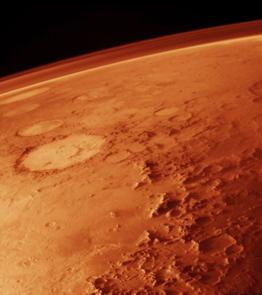
%> input picture Matlab/Mars.jpg, 262 x 295 px
$ octave lab3.m   (GNU Octave 9; MATLAB toolbox functions it lacks are replaced by stand-ins)
%> lines starting %> are read from the running program, lines starting %| are printed output that depends on the picture
%> further down, image is the input picture: size 295x262x3 uint8; mean R, G, B 152, 73.5, 34.4
### Matlab/meanFilter.m
function [output] = meanFilter(image,l)
%> called with l = 5
%UNTITLED2 Summary of this function goes here
%   Detailed explanation goes here

im_size=size(image);
%> im_size = [295 262 3]
half=(l-1)/2;
output=zeros(im_size(1)-half*2,im_size(2)-half*2,im_size(3),'uint8');

    for channel = 1:im_size(3)

       for i=half+1:im_size(1)-half

           for j=half+l:im_size(2)-half

               output(i-half,j-half,channel) = mean_implemented(reshape(image(i-half:i+half,j-half:j+half,channel),[l*l,1]));
           end
       end

    end
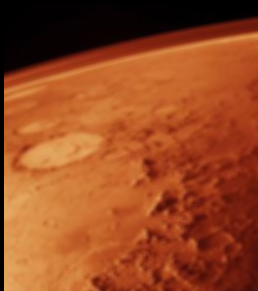
%> output: size 291x258x3 uint8; mean R, G, B 150.9, 72.6, 33.8

end

### Matlab/meanSubtraction.m
function [output] = meanSubtraction(image,s,w)
%UNTITLED3 Summary of this function goes here
%   Detailed explanation goes here
avg = meanFilter(image,s);
im_size=size(image);
%> im_size = [295 262 3]
half=(s-1)/2;
image=image(1+half:im_size(1)-half,1+half:im_size(2)-half,:);
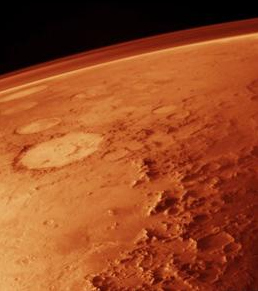
%> image: size 291x258x3 uint8; mean R, G, B 153.3, 74.1, 34.6
edge=image-avg;
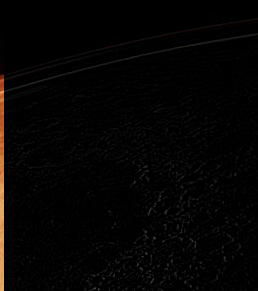
%> edge: size 291x258x3 uint8; mean R, G, B 4.6, 3.7, 2.9
output = image+edge*w;
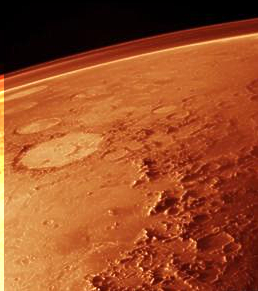
%> output: size 291x258x3 uint8; mean R, G, B 156, 77.4, 37.5
end

### Matlab/lab3.m
% clc
% clear all
% close all

s=5;
w=1;

image = imread("Mars.jpg");
imshow(image);
figure();
part1
imshow(meanSubtraction(image,s,w));
% part2
% edges = edge(image,'sobel');
